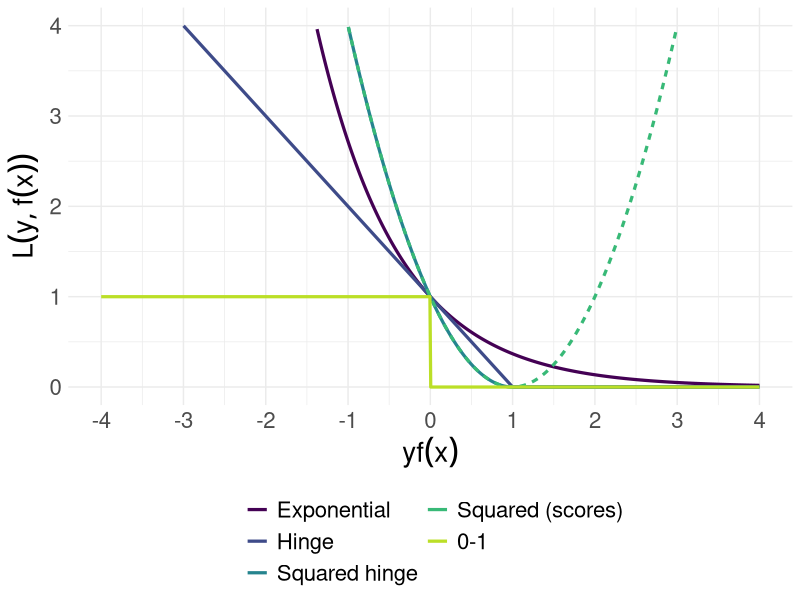

The R script that drew this image: (Note: this script raises an error after producing the figure.)
# ------------------------------------------------------------------------------
# FIG: LOSSES OVERVIEW (CLASSIF LOSSES)
# ------------------------------------------------------------------------------

library(ggplot2)

# DATA -------------------------------------------------------------------------

x <- seq(-4L, 4L, length.out = 800L)

hinge <- ifelse(x < 1L, 1L - x, 0L)
hinge_sq <- ifelse(x < 1L, (1L - x)^2, 0L)
sq_scores <- (1 - x)^2
exp <- exp(-x)
zero_one <- as.numeric(x < 0L)

df <- tidyr::gather(
  data.frame(x, hinge, hinge_sq, sq_scores, exp, zero_one),
  "loss",
  "value",
  -x)

df$aux <- as.factor(ifelse(df$loss == "sq_scores", 1L, 0L))

# PLOTS ------------------------------------------------------------------------

p <- ggplot2::ggplot(df, aes(x = x, y = value, color = loss, linetype = aux)) + 
  ggplot2::geom_line(size = 1.1) +
  ggplot2::scale_color_viridis_d(
    end = 0.9,
    name = "",
    labels = c(
      "Exponential",
      "Hinge",
      "Squared hinge",
      "Squared (scores)",
      "0-1")) +
  ggplot2::guides(color = guide_legend(ncol = 2), linetype = FALSE) +
  ggplot2::ylim(c(0L, 4L)) +
  ggplot2::scale_x_continuous(breaks = seq(-4L, 4L)) +
  ggplot2::xlab(expression(yf(x))) +
  ggplot2::ylab(expression(L(y, f(x)))) +
  ggplot2::theme_minimal() +
  ggplot2::theme(
    text = element_text(size = 20L),
    legend.position = "bottom")

ggplot2::ggsave(
  "../figure/plot_loss_overview_classif.png", 
  p, 
  width = 6L, 
  height = 4L)
